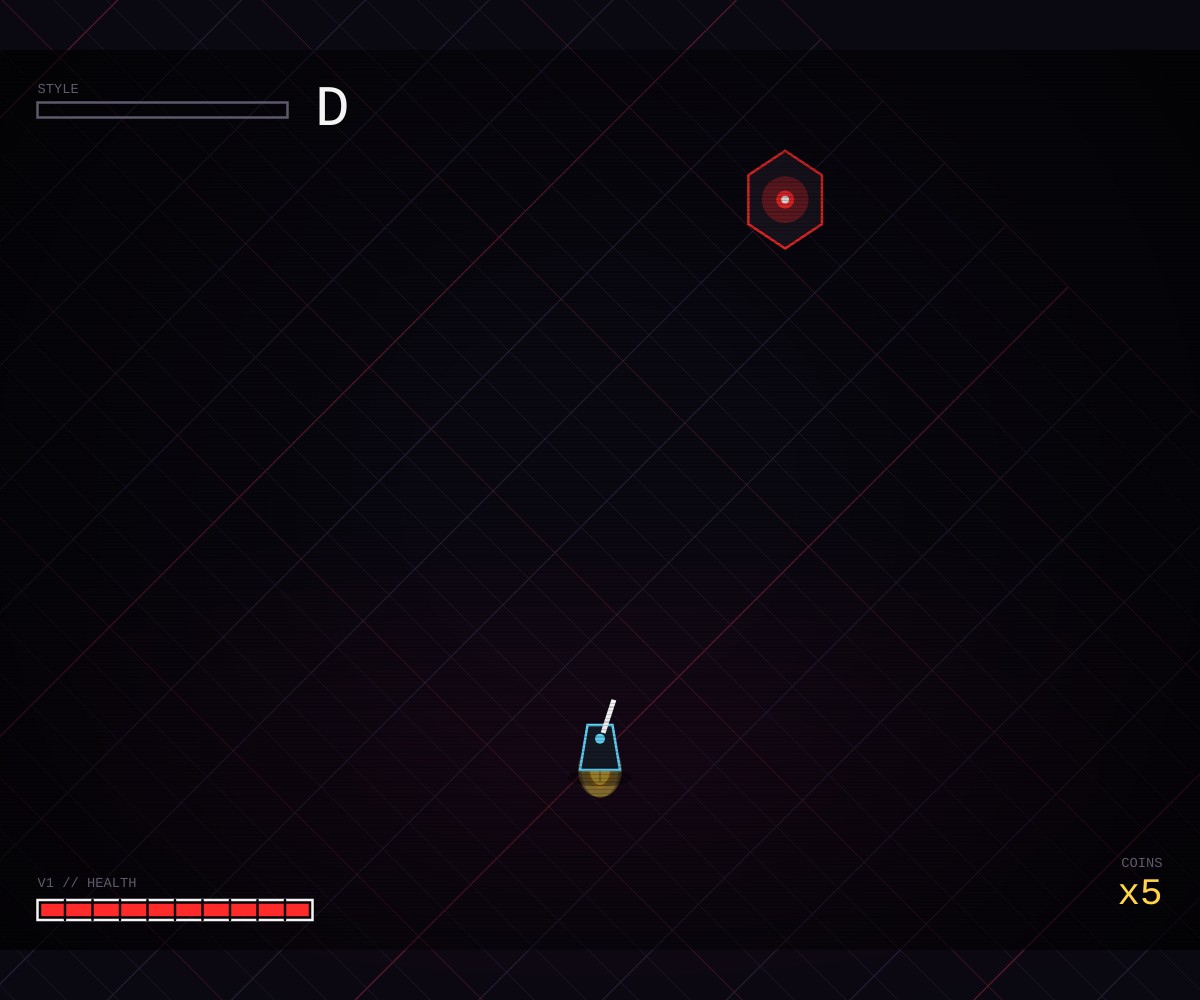
Frame 1 (no input)
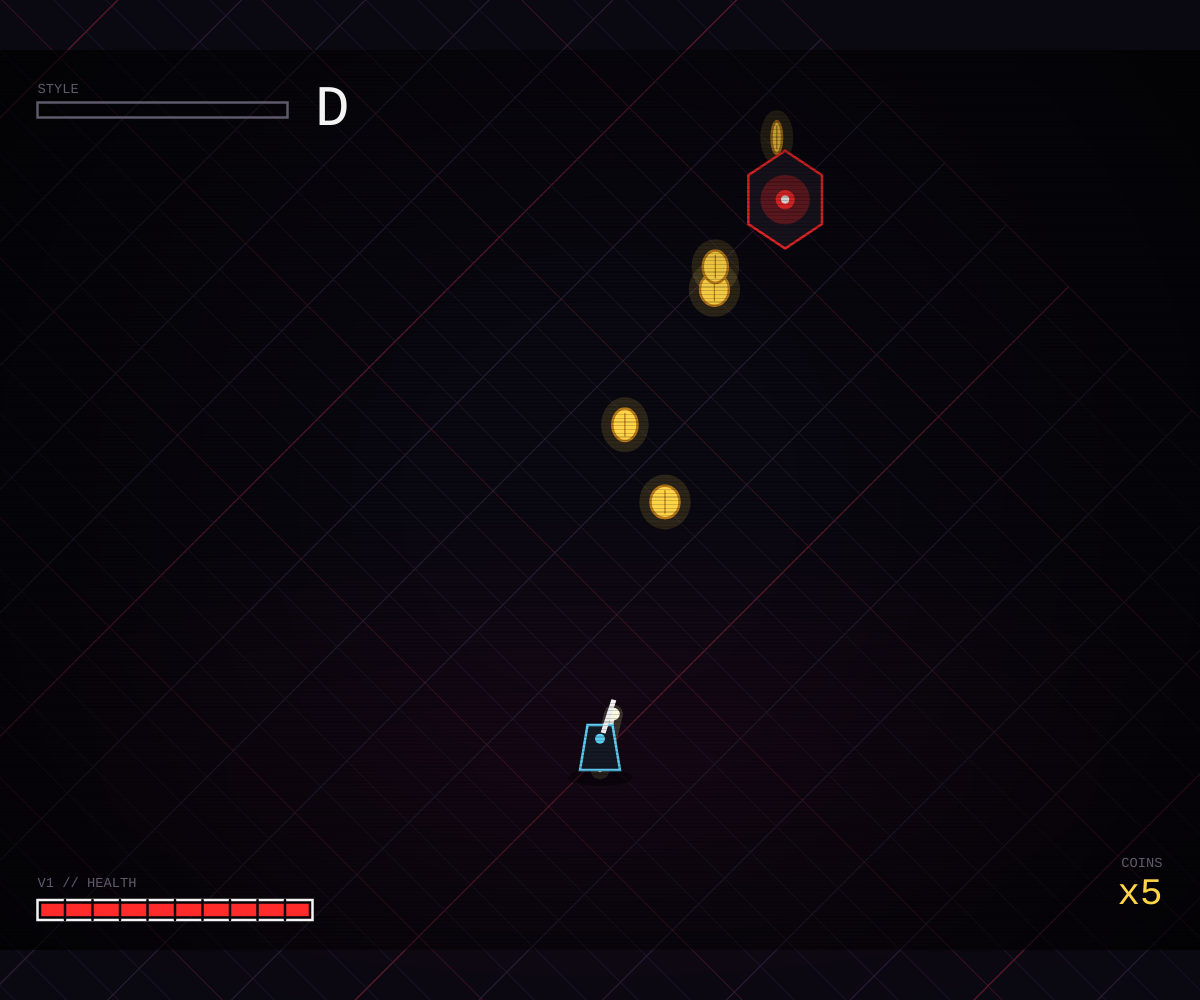
Frame 60 (no input)
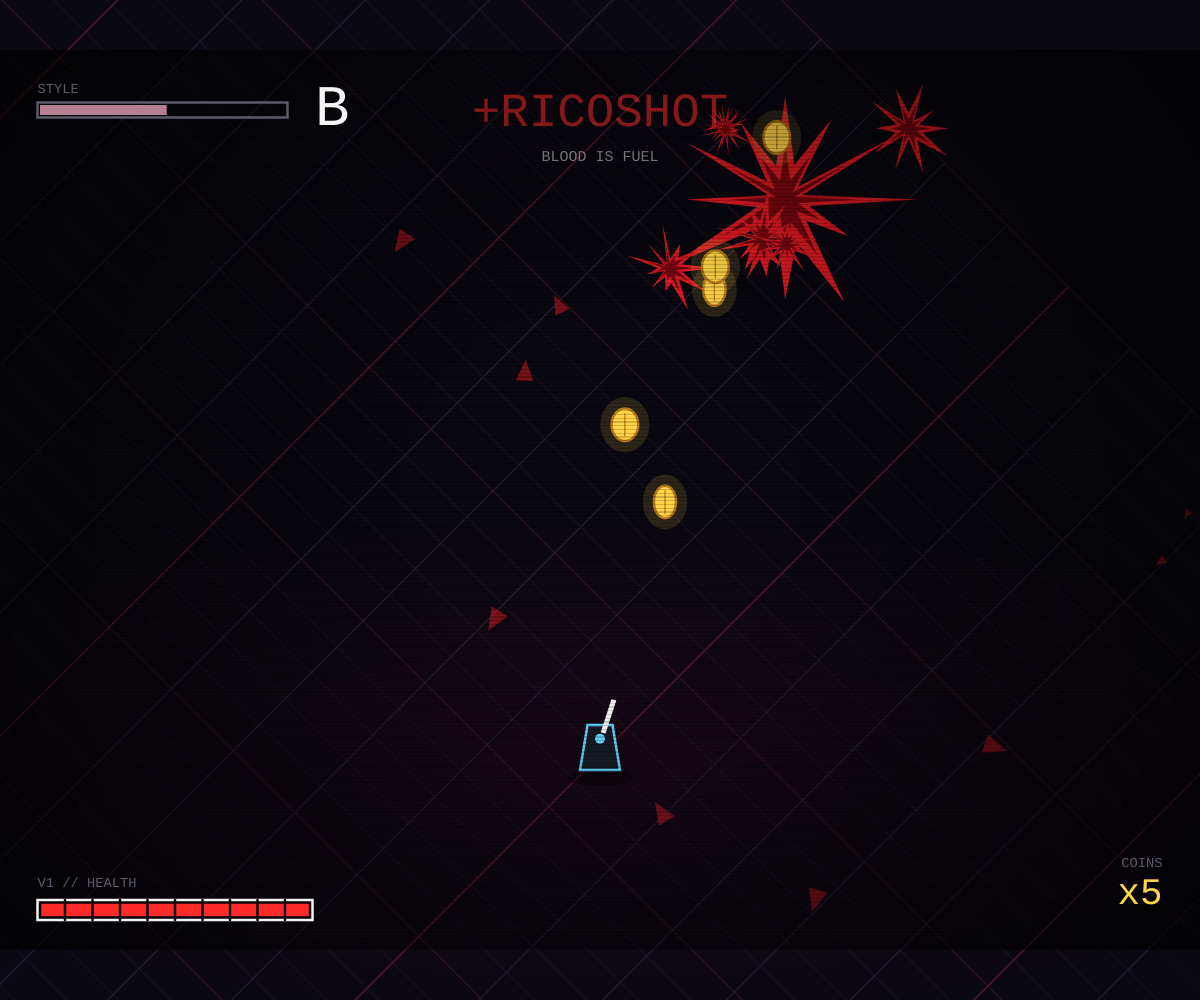
Frame 120 (the mouse pressed at the canvas centre since frame 60)

The p5.js sketch that drew these frames (run headless with seeded random() and noise() and a simulated clock; from frame 60 on, the mouse is pressed at the canvas centre):

// p5.js sketch
// ── sketch.js
const DW = 960;
const DH = 720;
let scaleF = 1, offX = 0, offY = 0;

function computeViewport() {
  scaleF = min(windowWidth / DW, windowHeight / DH);
  offX = (windowWidth - DW * scaleF) * 0.5;
  offY = (windowHeight - DH * scaleF) * 0.5;
}

// ---------------------------------------------------------------- PALETA
const C = {
  bg:        '#0a0810',
  floor:     '#241d33',
  floorAcc:  '#5c1a2e',
  coin:      '#ffd447',
  coinDark:  '#b8791a',
  laser:     '#fff6c2',
  blood:     '#e01b24',
  bloodDark: '#78070f',
  hud:       '#f4f4f4',
  hudDim:    '#5e5a6b',
  red:       '#ff2b2b',
  cyan:      '#63d8ff',
  enemyBody: '#1b1622'
};

// ---------------------------------------------------------------- ESTADO
let v1, enemy;

let coins = [];
let path = [], segs = [], totalLen = 0, coinDist = [];
let beamProgress = 0;
let hitTime = -1;

let bloods = [];
let droplets = [];
let sparks = [];

let shake = 0;
let freeze = 0;
let t = 0;

let styleMeter = 0;
let rank = 'D';
let popupAlpha = 0;

let scanOverlay, vignette;

// ---------------------------------------------------------------- TIMELINE
const THROW_END  = 58;
const BEAM_SPEED = 46;
const CYCLE_END  = 235;

// =========================================================================
// SETUP
// =========================================================================
function setup() {
  createCanvas(windowWidth, windowHeight);
  pixelDensity(1);
  noSmooth();
  textFont('monospace');

  computeViewport();

  scanOverlay = makeScanlines();
  vignette    = makeVignette();

  resetSketch();
}

function windowResized() {
  resizeCanvas(windowWidth, windowHeight);
  computeViewport();
}

function makeScanlines() {
  let g = createGraphics(DW, DH);
  g.noStroke();
  g.fill(0, 45);
  for (let y = 0; y < DH; y += 3) g.rect(0, y, DW, 1);
  return g;
}

function makeVignette() {
  let g = createGraphics(DW, DH);
  let ctx = g.drawingContext;
  let grad = ctx.createRadialGradient(
    DW / 2, DH / 2, DH * 0.22,
    DW / 2, DH / 2, DH * 0.92
  );
  grad.addColorStop(0, 'rgba(0,0,0,0)');
  grad.addColorStop(1, 'rgba(0,0,0,0.78)');
  ctx.fillStyle = grad;
  ctx.fillRect(0, 0, DW, DH);
  return g;
}

// =========================================================================
// RESET — cada execução gera uma cena nova
// =========================================================================
function resetSketch() {
  t = 0;
  beamProgress = 0;
  hitTime = -1;
  bloods = [];
  droplets = [];
  sparks = [];
  shake = 0;
  freeze = 0;
  popupAlpha = 0;

  // Origem (V1)
  v1 = { pos: createVector(DW * 0.5, DH * 0.80) };

  // Inimigo em posição aleatória (garantindo distância mínima de V1)
  let ex, ey, tries = 0;
  do {
    ex = random(DW * 0.14, DW * 0.86);
    ey = random(DH * 0.10, DH * 0.42);
    tries++;
  } while (p5.Vector.dist(createVector(ex, ey), v1.pos) < 330 && tries < 80);

  enemy = { pos: createVector(ex, ey), alive: true };

  // Moedas: quantidade aleatória, dispostas via lerp vetorial
  let n = floor(random(3, 7));
  coins = [];

  for (let i = 0; i < n; i++) {
    let f = (i + 1) / (n + 1);

    let home = p5.Vector.lerp(v1.pos, enemy.pos, f);
    home.y -= random(90, 230);
    home.x += random(-45, 45);
    home.y  = max(home.y, 70);

    coins.push({
      home:  home,
      pos:   v1.pos.copy(),
      delay: i * 7,
      spin:  random(TWO_PI),
      flash: 0
    });
  }

  buildPath();
}

// =========================================================================
// TRAJETÓRIA DO RICOCHETE
// =========================================================================
function buildPath() {
  path = [v1.pos.copy()];
  for (let c of coins) path.push(c.home.copy());
  path.push(enemy.pos.copy());

  segs = [];
  coinDist = [];
  totalLen = 0;

  for (let i = 0; i < path.length - 1; i++) {
    let a = path[i];
    let b = path[i + 1];
    let d = p5.Vector.dist(a, b);

    segs.push({ a: a, b: b, len: d, start: totalLen });
    totalLen += d;

    if (i < coins.length) coinDist.push(totalLen);
  }
}

// =========================================================================
// DRAW
// =========================================================================
function draw() {
  background(C.bg);

  push();
  translate(offX, offY);
  scale(scaleF);

  if (shake > 0.4) translate(random(-shake, shake), random(-shake, shake));

  drawFloor();

  if (freeze > 0) {
    freeze--;
  } else {
    advance();
    t++;
  }

  drawBloods();
  drawCoins();
  drawBeam();
  drawEnemy();
  drawV1();
  drawDroplets();
  drawSparks();

  // Overlays fazem parte do "mundo de projeto"
  image(scanOverlay, 0, 0);
  image(vignette, 0, 0);

  drawHUD();

  pop();

  shake *= 0.87;
  if (shake < 0.4) shake = 0;
}

// =========================================================================
// AVANÇO DA LINHA DO TEMPO
// =========================================================================
function advance() {
  for (let c of coins) {
    let u = constrain((t - c.delay) / 32, 0, 1);
    let e = easeOutCubic(u);

    c.pos.x = lerp(v1.pos.x, c.home.x, e);
    c.pos.y = lerp(v1.pos.y, c.home.y, e) - sin(e * PI) * 110;
    c.spin += 0.38;

    if (c.flash > 0) c.flash -= 0.08;
  }

  if (t > THROW_END && hitTime < 0) {
    beamProgress += BEAM_SPEED;

    for (let i = 0; i < coins.length; i++) {
      if (beamProgress >= coinDist[i]) coins[i].flash = 1;
    }

    if (beamProgress >= totalLen) {
      beamProgress = totalLen;
      hitTime = t;
      onHit();
    }
  }

  updateParticles();

  popupAlpha = max(0, popupAlpha - 0.012);
  styleMeter = max(0, styleMeter - 0.08);
  rank = rankFor(styleMeter);

  if (t > CYCLE_END) resetSketch();
}

// =========================================================================
// IMPACTO
// =========================================================================
function onHit() {
  enemy.alive = false;
  shake = 26;
  freeze = 7;
  popupAlpha = 1;

  bloods.push(makeBlood(enemy.pos.x, enemy.pos.y, random(80, 115), 12));

  let extras = floor(random(4, 8));
  for (let i = 0; i < extras; i++) {
    let a = random(TWO_PI);
    let d = random(30, 130);
    bloods.push(makeBlood(
      enemy.pos.x + cos(a) * d,
      enemy.pos.y + sin(a) * d,
      random(18, 48),
      floor(random(8, 14))
    ));
  }

  let drops = floor(random(10, 18));
  for (let i = 0; i < drops; i++) {
    let a = random(TWO_PI);
    let sp = random(3, 13);
    droplets.push({
      pos:  createVector(enemy.pos.x, enemy.pos.y),
      vel:  createVector(cos(a) * sp, sin(a) * sp - 2),
      size: random(5, 16),
      rot:  random(TWO_PI),
      spin: random(-0.4, 0.4),
      life: 1
    });
  }

  for (let i = 0; i < 24; i++) {
    let a = random(TWO_PI);
    let sp = random(4, 18);
    sparks.push({
      pos:  createVector(enemy.pos.x, enemy.pos.y),
      vel:  createVector(cos(a) * sp, sin(a) * sp),
      life: 1
    });
  }

  styleMeter = constrain(styleMeter + coins.length * 9 + 10, 0, 100);
  rank = rankFor(styleMeter);
}

// Polígono pontiagudo em coordenadas polares
function makeBlood(x, y, R, n) {
  let verts = [];

  for (let i = 0; i < n; i++) {
    let a = (TWO_PI / n) * i;
    let r = R * random(0.50, 1.00);
    verts.push(createVector(cos(a) * r, sin(a) * r));

    let a2 = a + PI / n;
    let r2 = R * random(0.10, 0.35);
    verts.push(createVector(cos(a2) * r2, sin(a2) * r2));
  }

  return { x: x, y: y, verts: verts, age: 0 };
}

// =========================================================================
// PARTÍCULAS
// =========================================================================
function updateParticles() {
  for (let d of droplets) {
    d.vel.y += 0.42;
    d.pos.add(d.vel);
    d.rot += d.spin;
    d.life -= 0.012;
  }
  droplets = droplets.filter(d => d.life > 0 && d.pos.y < DH + 80);

  for (let s of sparks) {
    s.pos.add(s.vel);
    s.vel.mult(0.90);
    s.life -= 0.045;
  }
  sparks = sparks.filter(s => s.life > 0);

  for (let b of bloods) b.age++;
}

// =========================================================================
// DESENHO — CENÁRIO
// =========================================================================
function drawFloor() {
  push();

  noStroke();
  for (let i = 6; i > 0; i--) {
    fill(90, 18, 55, 5);
    ellipse(DW / 2, DH * 0.80, DW * 1.25 * (i / 6), DH * 0.55 * (i / 6));
  }

  // TRANSFORMAÇÕES AFINS: perspectiva isométrica do Cyber Grind
  translate(DW / 2, DH * 0.98);
  rotate(PI / 4);
  scale(1, 0.42);

  let S = 1500;
  let step = 70;
  strokeWeight(1);

  let i = 0;
  for (let x = -S; x <= S; x += step, i++) {
    stroke(i % 5 === 0 ? C.floorAcc : C.floor);
    line(x, -S, x, S);
  }

  i = 0;
  for (let y = -S; y <= S; y += step, i++) {
    stroke(i % 5 === 0 ? C.floorAcc : C.floor);
    line(-S, y, S, y);
  }

  pop();
}

// =========================================================================
// DESENHO — V1 (protagonista)
// =========================================================================
function drawV1() {
  push();
  translate(v1.pos.x, v1.pos.y);

  let ang = atan2(enemy.pos.y - v1.pos.y, enemy.pos.x - v1.pos.x);

  noStroke();
  fill(0, 90);
  ellipse(0, 6, 52, 14);

  stroke(C.cyan);
  strokeWeight(2);
  fill('#161b26');
  beginShape();
  vertex(-16, 0);
  vertex(-10, -36);
  vertex(10, -36);
  vertex(16, 0);
  endShape(CLOSE);

  noStroke();
  fill(C.cyan);
  circle(0, -25, 8);

  push();
  translate(0, -22);
  rotate(ang);
  stroke(C.hud);
  strokeWeight(4);
  strokeCap(SQUARE);
  line(8, 0, 36, 0);
  pop();

  pop();
}

// =========================================================================
// DESENHO — INIMIGO
// =========================================================================
function drawEnemy() {
  let a = 255;
  if (!enemy.alive && hitTime >= 0) a = max(0, 255 - (t - hitTime) * 20);
  if (a <= 0) return;

  push();
  translate(enemy.pos.x, enemy.pos.y);

  let n = 6;
  let R = 34;

  stroke(255, 43, 43, a);
  strokeWeight(2);
  fill(27, 22, 34, a);

  beginShape();
  for (let i = 0; i < n; i++) {
    let ang = (TWO_PI / n) * i - HALF_PI;
    vertex(cos(ang) * R, sin(ang) * R * 1.15);
  }
  endShape(CLOSE);

  let pulse = 1 + sin(t * 0.25) * 0.15;

  noStroke();
  fill(255, 43, 43, a * 0.35);
  circle(0, 0, 36 * pulse);

  fill(255, 43, 43, a);
  circle(0, 0, 14 * pulse);

  fill(255, 255, 255, a);
  circle(0, 0, 6 * pulse);

  pop();
}

// =========================================================================
// DESENHO — MOEDAS
// =========================================================================
function drawCoins() {
  noStroke();

  for (let c of coins) {
    push();
    translate(c.pos.x, c.pos.y);

    let w = 26 * abs(cos(c.spin));
    let h = 26;
    let flash = constrain(c.flash, 0, 1);

    fill(255, 220, 80, 35 + flash * 140);
    ellipse(0, 0, w + 18 + flash * 36, h + 18 + flash * 36);

    fill(C.coin);
    ellipse(0, 0, max(w, 2), h);

    noFill();
    stroke(C.coinDark);
    strokeWeight(2);
    ellipse(0, 0, max(w, 2), h);

    strokeWeight(1);
    line(0, -h / 2 + 4, 0, h / 2 - 4);

    pop();
  }
}

// =========================================================================
// DESENHO — FEIXE
// =========================================================================
function drawBeam() {
  if (beamProgress <= 0) return;

  let alpha = 255;
  if (hitTime >= 0) alpha = max(0, 255 - (t - hitTime) * 9);
  if (alpha <= 0) return;

  let pts = partialPath(beamProgress);

  noFill();

  stroke(255, 240, 160, alpha * 0.18);
  strokeWeight(15);
  drawPolyline(pts);

  stroke(255, 250, 220, alpha);
  strokeWeight(3.5);
  drawPolyline(pts);

  stroke(255, 255, 255, alpha);
  strokeWeight(1.4);
  drawPolyline(pts);

  if (pts.length) {
    let p = pts[pts.length - 1];
    noStroke();
    fill(255, 255, 230, alpha);
    circle(p.x, p.y, 10);
  }
}

function partialPath(len) {
  let pts = [path[0].copy()];
  let rem = len;

  for (let s of segs) {
    if (rem <= 0) break;

    if (rem >= s.len) {
      pts.push(s.b.copy());
      rem -= s.len;
    } else {
      let f = rem / s.len;
      pts.push(createVector(lerp(s.a.x, s.b.x, f), lerp(s.a.y, s.b.y, f)));
      rem = 0;
    }
  }
  return pts;
}

function drawPolyline(pts) {
  if (pts.length < 2) return;
  beginShape();
  for (let p of pts) vertex(p.x, p.y);
  endShape();
}

// =========================================================================
// DESENHO — SANGUE, GOTAS E FAÍSCAS
// =========================================================================
function drawBloods() {
  noStroke();

  for (let b of bloods) {
    let g = easeOutBack(constrain(b.age / 11, 0, 1));

    push();
    translate(b.x, b.y);
    scale(g);

    fill(C.blood);
    beginShape();
    for (let v of b.verts) vertex(v.x, v.y);
    endShape(CLOSE);

    fill(C.bloodDark);
    beginShape();
    for (let v of b.verts) vertex(v.x * 0.55, v.y * 0.55);
    endShape(CLOSE);

    pop();
  }
}

function drawDroplets() {
  noStroke();

  for (let d of droplets) {
    push();
    translate(d.pos.x, d.pos.y);
    rotate(d.rot);
    fill(224, 27, 36, 255 * constrain(d.life, 0, 1));
    triangle(
      -d.size * 0.5, d.size * 0.4,
       d.size * 0.5, d.size * 0.4,
       0, -d.size * 0.8
    );
    pop();
  }
}

function drawSparks() {
  strokeWeight(2);

  for (let s of sparks) {
    stroke(255, 250, 210, 255 * constrain(s.life, 0, 1));
    line(s.pos.x, s.pos.y, s.pos.x - s.vel.x * 2, s.pos.y - s.vel.y * 2);
  }
}

// =========================================================================
// HUD
// =========================================================================
function drawHUD() {
  push();

  // ---------- STYLE / RANK ----------
  noStroke();
  textAlign(LEFT, TOP);
  textSize(11);
  fill(C.hudDim);
  text('STYLE', 30, 26);

  let bw = 200;
  stroke(C.hudDim);
  strokeWeight(2);
  noFill();
  rect(30, 42, bw, 12);

  noStroke();
  let pct = constrain(styleMeter / 100, 0, 1);
  fill(lerpColor(color(99, 216, 255), color(255, 43, 43), pct));
  rect(32, 44, (bw - 4) * pct, 8);

  textAlign(LEFT, CENTER);
  textSize(46);
  fill(styleMeter > 85 ? C.red : C.hud);
  text(rank, 30 + bw + 22, 48);

  // ---------- VIDA ----------
  noStroke();
  textAlign(LEFT, BOTTOM);
  textSize(11);
  fill(C.hudDim);
  text('V1 // HEALTH', 30, DH - 48);

  stroke(C.hud);
  strokeWeight(2);
  noFill();
  rect(30, DH - 40, 220, 16);

  noStroke();
  fill(C.red);
  rect(33, DH - 37, 214, 10);

  stroke(C.bg);
  strokeWeight(2);
  for (let i = 1; i < 10; i++) {
    line(30 + i * 22, DH - 40, 30 + i * 22, DH - 24);
  }

  // ---------- COMBO ----------
  noStroke();
  textAlign(RIGHT, BOTTOM);
  fill(C.hudDim);
  textSize(11);
  text('COINS', DW - 30, DH - 64);

  fill(C.coin);
  textSize(30);
  text('x' + coins.length, DW - 30, DH - 30);

  // ---------- +RICOSHOT ----------
  if (popupAlpha > 0.01) {
    textAlign(CENTER, TOP);

    fill(255, 43, 43, 255 * popupAlpha);
    textSize(38);
    text('+RICOSHOT', DW / 2, 32);

    fill(255, 255, 255, 220 * popupAlpha);
    textSize(12);
    text('BLOOD IS FUEL', DW / 2, 80);
  }

  pop();
}

// =========================================================================
// UTILITÁRIOS
// =========================================================================
function easeOutCubic(x) {
  return 1 - pow(1 - x, 3);
}

function easeOutBack(x) {
  const c1 = 1.70158;
  const c3 = c1 + 1;
  return 1 + c3 * pow(x - 1, 3) + c1 * pow(x - 1, 2);
}

function rankFor(v) {
  if (v >= 98) return 'SSS';
  if (v >= 88) return 'SS';
  if (v >= 76) return 'S';
  if (v >= 62) return 'A';
  if (v >= 48) return 'B';
  if (v >= 32) return 'C';
  return 'D';
}
